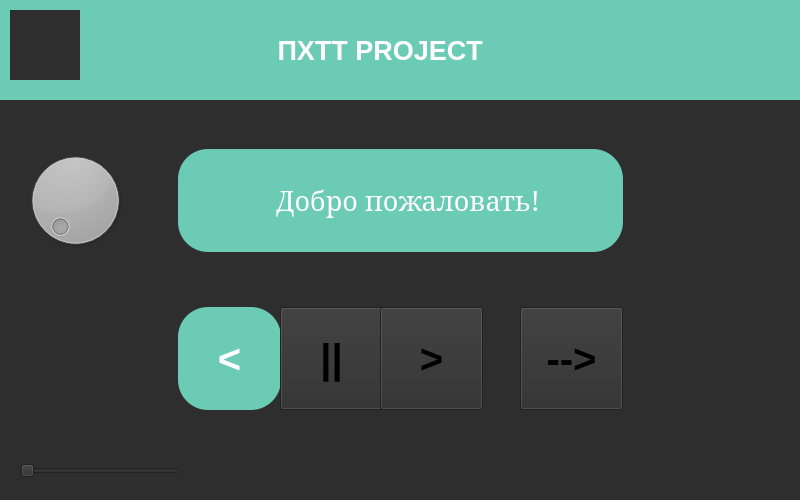
<?xml version="1.0" encoding="UTF-8"?>
<ui version="4.0">
 <class>MainWindow</class>
 <widget class="QMainWindow" name="MainWindow">
  <property name="geometry">
   <rect>
    <x>0</x>
    <y>0</y>
    <width>800</width>
    <height>500</height>
   </rect>
  </property>
  <property name="windowTitle">
   <string>Электронный тамада</string>
  </property>
  <property name="styleSheet">
   <string notr="true">background-color: rgb(46, 46, 46);</string>
  </property>
  <widget class="QWidget" name="centralwidget">
   <widget class="QLabel" name="lbl1">
    <property name="geometry">
     <rect>
      <x>0</x>
      <y>0</y>
      <width>800</width>
      <height>100</height>
     </rect>
    </property>
    <property name="font">
     <font>
      <pointsize>20</pointsize>
      <weight>75</weight>
      <bold>true</bold>
     </font>
    </property>
    <property name="layoutDirection">
     <enum>Qt::LeftToRight</enum>
    </property>
    <property name="autoFillBackground">
     <bool>false</bool>
    </property>
    <property name="styleSheet">
     <string notr="true">background-color: rgb(107, 203, 180);
color: rgb(255, 255, 255);</string>
    </property>
    <property name="text">
     <string>                                     ПХТТ PROJECT</string>
    </property>
    <property name="textFormat">
     <enum>Qt::PlainText</enum>
    </property>
   </widget>
   <widget class="QLabel" name="lbl2">
    <property name="geometry">
     <rect>
      <x>10</x>
      <y>10</y>
      <width>70</width>
      <height>70</height>
     </rect>
    </property>
    <property name="styleSheet">
     <string notr="true"/>
    </property>
    <property name="text">
     <string/>
    </property>
    <property name="pixmap">
     <pixmap>../img/1.png</pixmap>
    </property>
   </widget>
   <widget class="QLabel" name="lbl3">
    <property name="geometry">
     <rect>
      <x>178</x>
      <y>149</y>
      <width>445</width>
      <height>103</height>
     </rect>
    </property>
    <property name="font">
     <font>
      <family>MS Serif</family>
      <pointsize>20</pointsize>
      <weight>50</weight>
      <bold>false</bold>
     </font>
    </property>
    <property name="styleSheet">
     <string notr="true">background-color: #6BCBB4;
border-radius: 30;
color: rgb(255, 255, 255);</string>
    </property>
    <property name="text">
     <string>              Добро пожаловать!</string>
    </property>
    <property name="textFormat">
     <enum>Qt::PlainText</enum>
    </property>
   </widget>
   <widget class="QDial" name="dial">
    <property name="geometry">
     <rect>
      <x>20</x>
      <y>110</y>
      <width>111</width>
      <height>181</height>
     </rect>
    </property>
   </widget>
   <widget class="QPushButton" name="btn1">
    <property name="geometry">
     <rect>
      <x>178</x>
      <y>307</y>
      <width>103</width>
      <height>103</height>
     </rect>
    </property>
    <property name="font">
     <font>
      <pointsize>30</pointsize>
      <weight>75</weight>
      <bold>true</bold>
     </font>
    </property>
    <property name="styleSheet">
     <string notr="true">QPushButton {
	background-color: #6BCBB4;
	border-radius: 30;
	color: white }

QPushButton:pressed {
	background-color:	#5AA895; }</string>
    </property>
    <property name="text">
     <string>&lt;</string>
    </property>
   </widget>
   <widget class="QPushButton" name="btn2">
    <property name="geometry">
     <rect>
      <x>280</x>
      <y>307</y>
      <width>103</width>
      <height>103</height>
     </rect>
    </property>
    <property name="font">
     <font>
      <pointsize>30</pointsize>
      <weight>75</weight>
      <bold>true</bold>
     </font>
    </property>
    <property name="styleSheet">
     <string notr="true">QPushButton {
	background-color: #6BCBB4;
	border-radius: 30;
	color: white }

QPushButton:pressed {
	background-color:	#5AA895; }5AA895</string>
    </property>
    <property name="text">
     <string>||</string>
    </property>
   </widget>
   <widget class="QPushButton" name="btn3">
    <property name="geometry">
     <rect>
      <x>380</x>
      <y>307</y>
      <width>103</width>
      <height>103</height>
     </rect>
    </property>
    <property name="font">
     <font>
      <pointsize>30</pointsize>
      <weight>75</weight>
      <bold>true</bold>
     </font>
    </property>
    <property name="styleSheet">
     <string notr="true">QPushButton {
	background-color: #6BCBB4;
	border-radius: 30;
	color: white }

QPushButton:pressed {
	background-color:	#5AA895; }5AA895</string>
    </property>
    <property name="text">
     <string>&gt;</string>
    </property>
   </widget>
   <widget class="QPushButton" name="btn4">
    <property name="geometry">
     <rect>
      <x>520</x>
      <y>307</y>
      <width>103</width>
      <height>103</height>
     </rect>
    </property>
    <property name="font">
     <font>
      <pointsize>30</pointsize>
      <weight>75</weight>
      <bold>true</bold>
     </font>
    </property>
    <property name="styleSheet">
     <string notr="true">QPushButton {
	background-color: #6BCBB4;
	border-radius: 30;
	color: white }

QPushButton:pressed {
	background-color:	#5AA895; }5AA895</string>
    </property>
    <property name="text">
     <string>--&gt;</string>
    </property>
   </widget>
   <widget class="QSlider" name="slider">
    <property name="geometry">
     <rect>
      <x>20</x>
      <y>460</y>
      <width>160</width>
      <height>22</height>
     </rect>
    </property>
    <property name="styleSheet">
     <string notr="true"/>
    </property>
    <property name="orientation">
     <enum>Qt::Horizontal</enum>
    </property>
   </widget>
  </widget>
 </widget>
 <resources/>
 <connections/>
</ui>
